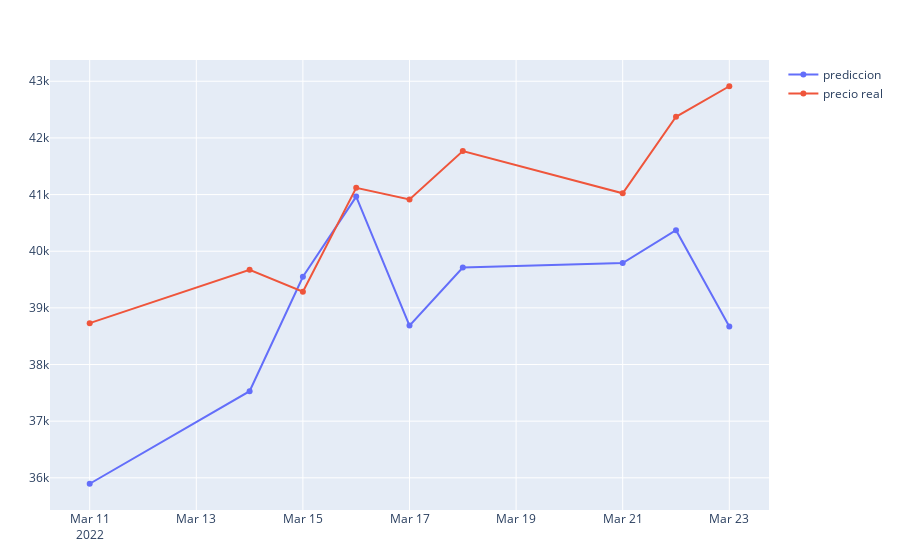

Notebook cell for this chart:
### Markdown cell above
Realizando la predicción para una semana obtenemos la siguiente gráfica:

### Code cell
#predicción y plot de la predicción y el precio real
pred=ones(9,1).*x[1]+x[3].*dataSilver.PriceFloat[1:9]+x[4].*dataOil.PriceFloat[1:9]+x[2].*dataGold.PriceFloat[1:9]
result=plot(dataBitcoin.Date[1:9],[pred dataBitcoin.PriceFloat[1:9]])
restyle!(result, name=["prediccion","precio real"])
result

### Figure 1 — Plotly figure (JSON) as saved in the notebook; plotly's stock layout.template omitted (floating-point values rounded to 4 significant figures)
{"data": [{"name": "prediccion", "type": "scatter", "x": ["2022-03-23", "2022-03-22", "2022-03-21", "2022-03-18", "2022-03-17", "2022-03-16", "2022-03-15", "2022-03-14", "2022-03-11"], "y": [38670.0, 40370.0, 39790.0, 39710.0, 38690.0, 40960.0, 39550.0, 37530.0, 35900.0]}, {"name": "precio real", "type": "scatter", "x": ["2022-03-23", "2022-03-22", "2022-03-21", "2022-03-18", "2022-03-17", "2022-03-16", "2022-03-15", "2022-03-14", "2022-03-11"], "y": [42912, 42373, 41022, 41770.0, 40910.0, 41120.0, 39290.0, 39670.0, 38730.0]}], "layout": {"margin": {"b": 50, "l": 50, "r": 50, "t": 60}}}
